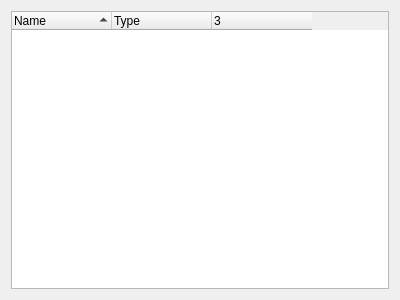
<?xml version="1.0" encoding="UTF-8"?>
<ui version="4.0">
 <class>DisplayControl</class>
 <widget class="QWidget" name="DisplayControl">
  <property name="geometry">
   <rect>
    <x>0</x>
    <y>0</y>
    <width>400</width>
    <height>300</height>
   </rect>
  </property>
  <property name="windowTitle">
   <string>Form</string>
  </property>
  <layout class="QVBoxLayout" name="verticalLayout">
   <item>
    <widget class="QTreeWidget" name="actors">
     <property name="contextMenuPolicy">
      <enum>Qt::CustomContextMenu</enum>
     </property>
     <property name="editTriggers">
      <set>QAbstractItemView::NoEditTriggers</set>
     </property>
     <property name="selectionMode">
      <enum>QAbstractItemView::ExtendedSelection</enum>
     </property>
     <property name="sortingEnabled">
      <bool>true</bool>
     </property>
     <property name="columnCount">
      <number>3</number>
     </property>
     <attribute name="headerVisible">
      <bool>true</bool>
     </attribute>
     <attribute name="headerStretchLastSection">
      <bool>false</bool>
     </attribute>
     <column>
      <property name="text">
       <string>Name</string>
      </property>
     </column>
     <column>
      <property name="text">
       <string>Type</string>
      </property>
     </column>
     <column>
      <property name="text">
       <string/>
      </property>
     </column>
    </widget>
   </item>
  </layout>
 </widget>
 <resources/>
 <connections/>
</ui>
